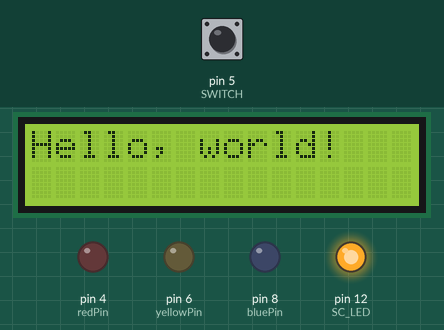
This sketch was run on a simulated Arduino Uno, built with avr-gcc and run on an emulated ATmega328P. On the bench: 16×2 character LCD, output pins drawn as LEDs (lit = HIGH). Dashed ring = blinking. Inputs (shaded band) come from the test bench; at power-on: pin 5 (SWITCH) HIGH.

Above: at 0.8 s.
0.9 s: pin 5 (SWITCH) pulled LOW for 0.15 s
At 1.3 s:
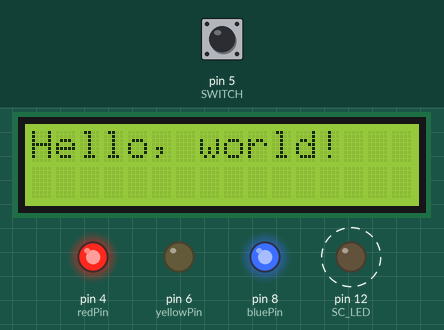
At 11.3 s:
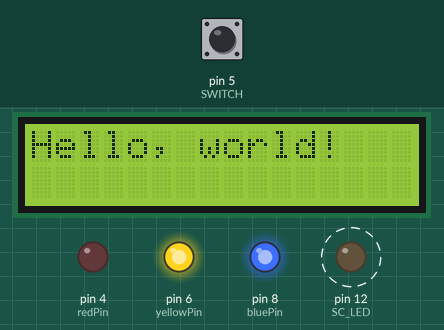
Timing chart, 0 to 12.4 s (numbered marks = the images above; inputs shaded):
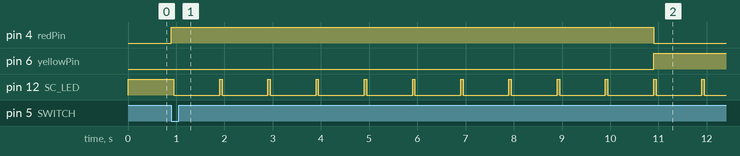

The sketch:

timer.ino
```cpp
#include <LiquidCrystal_I2C.h>

LiquidCrystal_I2C lcd(0x3c,16,2);


// 秒を表現するLED関連(緑色LED)
#define SC_LED 12 // 秒を表現する青色LEDの端子番号
#define SC_ON  50 // 秒を表現するLEDをつけている時間 (単位:ミリ秒)
#define SC_OFF 1000 - SC_ON // 秒を表現するLEDを消している時間 (単位:ミリ秒)

// 残り時間を表現するLED関連(青色、黄色、赤色LED)
const int bluePin = 8; // 青色LEDの端子番号
const int yellowPin = 6; // 黄色LEDの端子番号
const int redPin = 4; // 赤色LEDの端子番号


// スタートスイッチ関連
#define SWITCH 5   // スイッチを接続している端子番号
#define SWITCH_OFF 1 // スイッチOFFの時のdigitalReadの値
#define SWITCH_ON  0 // スイッチONの時のdigitalReadの値

// タイマー時間設定(単位:秒)
#define TIMER_SC 30

// 残り時間を表現するLEDの制御時間
#define yellow_SC 10
#define red_SC   20

// アラーム音関連
#define SPEAKER 11  // スピーカーの端子番号
#define ALARM   880 // アラーム音の音程(単位:Hz)


void setup() {

  // 端子の設定
  pinMode(SC_LED,   OUTPUT);   // 緑色LED接続端子設定
  pinMode(bluePin, OUTPUT);   // 青色LED接続端子設定
  pinMode(yellowPin,  OUTPUT);   // 黄色LED接続端子設定
  pinMode(redPin, OUTPUT);   // 赤色LED接続端子設定
  pinMode(SWITCH, INPUT_PULLUP); // スイッチ接続端子の設定

  // 秒のLED(緑LED)を点灯する
  digitalWrite(SC_LED, HIGH);

  lcd.init();
  lcd.backlight();
  lcd.setCursor(0, 0);
  lcd.print("Hello, world!");

  // スイッチが押されるまで待つ
  while(digitalRead(SWITCH) == SWITCH_OFF) {
  }

  // タイマー開始時に青色LEDを点灯
  setColor(255, 0, 255);

}


void loop() {

  // for文で回数を数えるために使用する変数
  uint8_t count;

  // TIMER_JIKAN分の回数を数える
  for( count=0; count<TIMER_SC; count++) {

    // 残り時間表現用LEDの制御
    if( count == yellow_SC ) {
      setColor(0, 255, 255);
    }

    if( count == red_SC ) {
      setColor(255, 255, 0);
    }

    // 1秒に1回緑色LEDを点滅する
    digitalWrite(SC_LED, HIGH);
    delay(SC_ON);
    digitalWrite(SC_LED, LOW);
    delay(SC_OFF);

  }

  // 時間になったので秒のLED(緑色LED)を点灯する
  digitalWrite(SC_LED, HIGH);

  // アラーム音を3回鳴らす
  for( count=0; count<3; count++) {
    // ピ
    tone(SPEAKER, ALARM);
    delay(60);
    noTone(SPEAKER);
    delay(60);

    // ピ
    tone(SPEAKER, ALARM);
    delay(60);
    noTone(SPEAKER);
    delay(60);

    // ピーッ
    tone(SPEAKER, ALARM);
    delay(100);
    noTone(SPEAKER);
    delay(600);

  }

  // 何もしないで待つ
  while( true ) {

  }

}

void setColor(int red, int yellow, int blue) {
  analogWrite(redPin, red);
  analogWrite(yellowPin, yellow);
  analogWrite(bluePin, blue);
}
```

Measured:
- after the input at 0.9 s, pin 4 (redPin): LOW → HIGH at once, → LOW 10.0 s later; pin 6 (yellowPin): LOW → HIGH after 10.0 s; pin 8 (bluePin): LOW → HIGH at once; pin 12 (SC_LED): alternates HIGH for 0.05 s and LOW for 0.95 s, starting after 0.05 s
